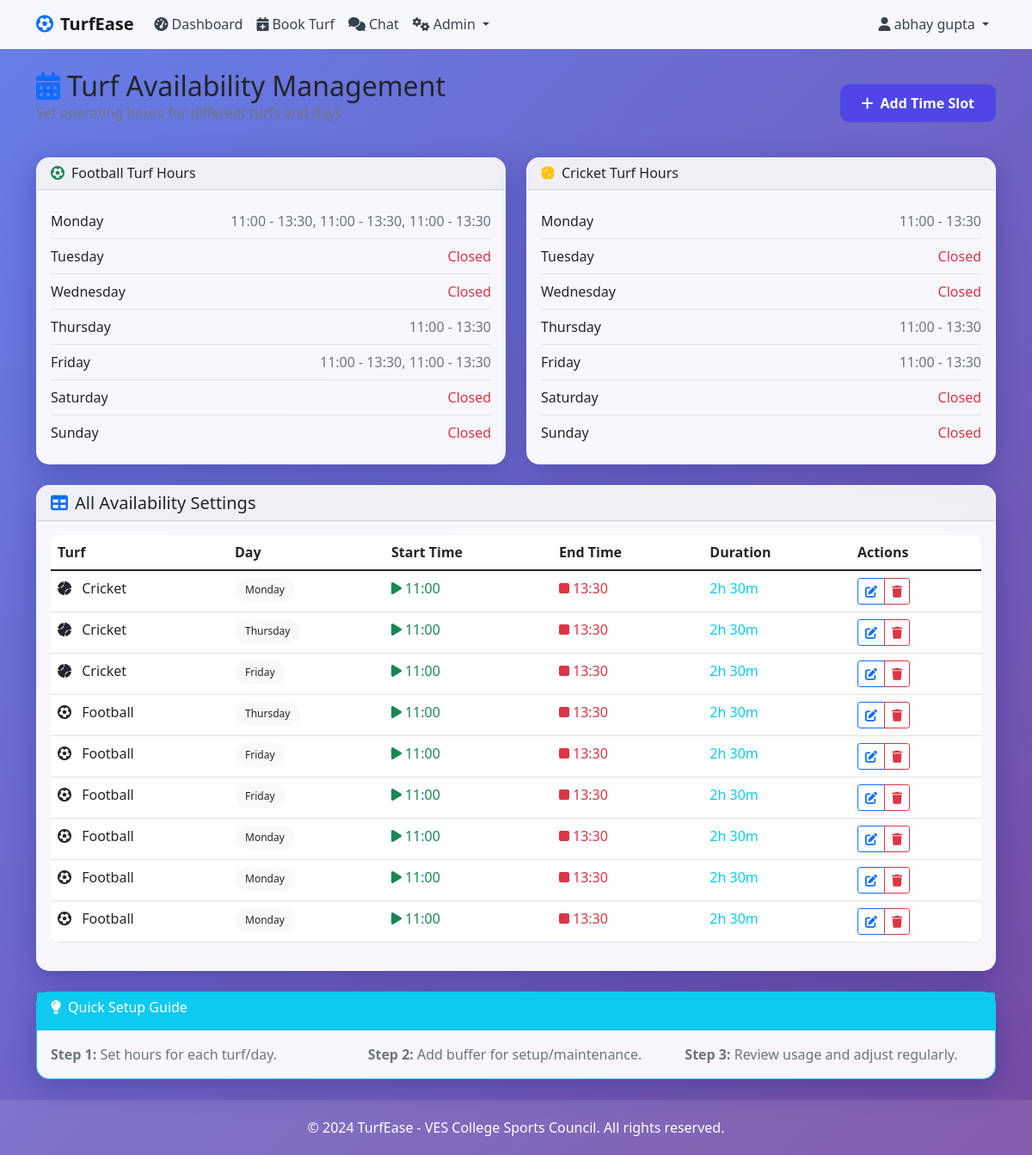
Screenshot of /admin/turf_availability (signed in) with the database file from the repository.
### tables this page shows
CREATE TABLE users (
        id INTEGER PRIMARY KEY AUTOINCREMENT,
        email TEXT UNIQUE NOT NULL,
        name TEXT NOT NULL,
        division TEXT,
        is_admin BOOLEAN DEFAULT 0,
        is_active BOOLEAN DEFAULT 0,
        password_hash TEXT,
        created_at TIMESTAMP DEFAULT CURRENT_TIMESTAMP
    , otp TEXT);

CREATE TABLE turf_availability (
            id INTEGER PRIMARY KEY AUTOINCREMENT,
            turf_side TEXT NOT NULL,
            day_of_week TEXT NOT NULL,  -- e.g., 'Monday'
            start_time TEXT NOT NULL,   -- e.g., '04:00'
            end_time TEXT NOT NULL      -- e.g., '22:00'
        );

### app.py (the view, shortened to what this page needs)
@app.route('/admin/turf_availability', methods=['GET', 'POST'])
@admin_required
def turf_availability():
    conn = get_db_connection()
    availabilities = conn.execute('SELECT * FROM turf_availability').fetchall()
    conn.close()
    return render_template('admin_turf_availability.html', availabilities=availabilities, turf_sides=TURF_SIDES)

### app.py (called while the page is built)
@login_manager.user_loader
def load_user(user_id):
    conn = sqlite3.connect(DATABASE)
    cursor = conn.cursor()
    cursor.execute('SELECT * FROM users WHERE id = ?', (user_id,))
    user_data = cursor.fetchone()
    conn.close()
    if user_data:
        return User(
            user_data[0],  # id
            user_data[1],  # email
            user_data[2],  # name
            user_data[3],  # division
            user_data[4],  # is_admin
            user_data[5],  # is_active (adjust index if needed)
        )
    return None

def admin_required(f):
    @wraps(f)
    def decorated_function(*args, **kwargs):
        if not current_user.is_authenticated or not current_user.is_admin:
            flash('Access denied. Admin privileges required.', 'error')
            return redirect(url_for('login'))
        return f(*args, **kwargs)
    return decorated_function

def get_db_connection():
    conn = sqlite3.connect(DATABASE)
    conn.row_factory = sqlite3.Row
    return conn

    @property
    def is_active(self):
        return bool(self._is_active_flag)  # Overriding default property safely

### templates/admin_turf_availability.html (shortened to what this page needs)
{% extends "base.html" %}
{% block content %}
<div class="row">
    <div class="col-12">
        <div class="d-flex justify-content-between align-items-center mb-4">
            <div>
                <h2 class="mb-0">
                    <i class="fas fa-calendar-alt text-primary me-2"></i>Turf Availability Management
                </h2>
                <p class="text-muted">Set operating hours for different turfs and days</p>
            </div>
            <button class="btn btn-primary" data-bs-toggle="modal" data-bs-target="#addAvailabilityModal">
                <i class="fas fa-plus me-2"></i>Add Time Slot
            </button>
        </div>
    </div>
</div>
<div class="row mb-4">
    <div class="col-md-6">
        <div class="card">
            <div class="card-header"><h6 class="mb-0"><i class="fas fa-futbol text-success me-2"></i>Football Turf Hours</h6></div>
            <div class="card-body">
                {% for day in ['Monday', 'Tuesday', 'Wednesday', 'Thursday', 'Friday', 'Saturday', 'Sunday'] %}
                <div class="d-flex justify-content-between align-items-center py-2 {% if not loop.last %}border-bottom{% endif %}">
                    <span class="fw-medium">{{ day }}</span>
                    <span class="text-muted">
                        {% set football_times = availabilities|selectattr("turf_side", "equalto", "Football")|selectattr("day_of_week", "equalto", day)|list %}
                        {% if football_times %}
                            {% for time in football_times %}
                                {{ time.start_time }} - {{ time.end_time }}{% if not loop.last %}, {% endif %}
                            {% endfor %}
                        {% else %}
                            <span class="text-danger">Closed</span>
                        {% endif %}
                    </span>
                </div>
                {% endfor %}
            </div>
        </div>
    </div>
    <div class="col-md-6">
        <div class="card">
            <div class="card-header"><h6 class="mb-0"><i class="fas fa-baseball-ball text-warning me-2"></i>Cricket Turf Hours</h6></div>
            <div class="card-body">
                {% for day in ['Monday', 'Tuesday', 'Wednesday', 'Thursday', 'Friday', 'Saturday', 'Sunday'] %}
                <div class="d-flex justify-content-between align-items-center py-2 {% if not loop.last %}border-bottom{% endif %}">
                    <span class="fw-medium">{{ day }}</span>
                    <span class="text-muted">
                        {% set cricket_times = availabilities|selectattr("turf_side", "equalto", "Cricket")|selectattr("day_of_week", "equalto", day)|list %}
                        {% if cricket_times %}
                            {% for time in cricket_times %}
                                {{ time.start_time }} - {{ time.end_time }}{% if not loop.last %}, {% endif %}
                            {% endfor %}
                        {% else %}
                            <span class="text-danger">Closed</span>
                        {% endif %}
                    </span>
                </div>
                {% endfor %}
            </div>
        </div>
    </div>
</div>
<div class="row">
    <div class="col-12">
        <div class="card">
            <div class="card-header">
                <h5 class="mb-0"><i class="fas fa-table text-primary me-2"></i>All Availability Settings</h5>
            </div>
            <div class="card-body">
                {% if availabilities %}
                <div class="table-responsive">
                    <table class="table table-hover">
                        <thead>
                            <tr>
                                <th>Turf</th>
                                <th>Day</th>
                                <th>Start Time</th>
                                <th>End Time</th>
                                <th>Duration</th>
                                <th>Actions</th>
                            </tr>
                        </thead>
                        <tbody>
                            {% for availability in availabilities %}
                            <tr>
                                <td>
                                    <i class="fas fa-{{ 'futbol' if availability.turf_side == 'Football' else 'baseball-ball' }} me-2"></i>
                                    {{ availability.turf_side }}
                                </td>
                                <td><span class="badge bg-light text-dark">{{ availability.day_of_week }}</span></td>
                                <td><span class="text-success"><i class="fas fa-play me-1"></i>{{ availability.start_time }}</span></td>
                                <td><span class="text-danger"><i class="fas fa-stop me-1"></i>{{ availability.end_time }}</span></td>
                                <td>
                                    {% set start = availability.start_time.split(':') %}
                                    {% set end = availability.end_time.split(':') %}
                                    {% set duration = (end[0]|int*60 + end[1]|int) - (start[0]|int*60 + start[1]|int) %}
                                    <span class="text-info">{{ (duration // 60) }}h {{ (duration % 60) }}m</span>
                                </td>
                                <td>
                                    <div class="btn-group">
                                        <button class="btn btn-sm btn-outline-primary" onclick="editAvailability({{ availability.id }}, '{{ availability.turf_side }}', '{{ availability.day_of_week }}', '{{ availability.start_time }}', '{{ availability.end_time }}')">
                                            <i class="fas fa-edit"></i>
                                        </button>
                                        <button class="btn btn-sm btn-outline-danger" onclick="deleteAvailability({{ availability.id }})">
                                            <i class="fas fa-trash"></i>
                                        </button>
                                    </div>
                                </td>
                            </tr>
                            {% endfor %}
                        </tbody>
                    </table>
                </div>
                {% endif %}
            </div>
        </div>
    </div>
</div>
<div class="row mt-4">
    <div class="col-12">
        <div class="card border-info">
            <div class="card-header bg-info text-white">
                <h6><i class="fas fa-lightbulb me-2"></i>Quick Setup Guide</h6>
            </div>
            <div class="card-body">
                <div class="row text-muted">
                    <div class="col-md-4"><strong>Step 1:</strong> Set hours for each turf/day.</div>
                    <div class="col-md-4"><strong>Step 2:</strong> Add buffer for setup/maintenance.</div>
                    <div class="col-md-4"><strong>Step 3:</strong> Review usage and adjust regularly.</div>
                </div>
            </div>
        </div>
    </div>
</div>
{% endblock %}

### templates/base.html (shortened to what this page needs)
<!DOCTYPE html>
<html lang="en">
<head>
    <link href="https://cdn.jsdelivr.net/npm/bootstrap@5.1.3/dist/css/bootstrap.min.css" rel="stylesheet">
    <link href="https://cdnjs.cloudflare.com/ajax/libs/font-awesome/6.0.0/css/all.min.css" rel="stylesheet">
</head>
<body>
    <nav class="navbar navbar-expand-lg navbar-light">
        <div class="container">
            <a class="navbar-brand fw-bold" href="{{ url_for('index') }}">
                <i class="fas fa-futbol text-primary me-2"></i>TurfEase
            </a>
            <div class="collapse navbar-collapse" id="navbarNav">
                <ul class="navbar-nav me-auto">
                    {% if current_user.is_authenticated %}
                    <li class="nav-item">
                        <a class="nav-link" href="{{ url_for('dashboard') }}">
                            <i class="fas fa-tachometer-alt me-1"></i>Dashboard
                        </a>
                    </li>
                    <li class="nav-item">
                        <a class="nav-link" href="{{ url_for('book_turf') }}">
                            <i class="fas fa-calendar-plus me-1"></i>Book Turf
                        </a>
                    </li>
                    <li class="nav-item">
                        <a class="nav-link" href="{{ url_for('chat') }}">
                            <i class="fas fa-comments me-1"></i>Chat
                        </a>
                    </li>
                    {% if current_user.is_admin %}
                    <li class="nav-item dropdown">
                        <a class="nav-link dropdown-toggle" href="#" role="button" data-bs-toggle="dropdown">
                            <i class="fas fa-cogs me-1"></i>Admin
                        </a>
                    </li>
                    {% endif %}
                    {% endif %}
                </ul>
                <ul class="navbar-nav">
                    {% if current_user.is_authenticated %}
                    <li class="nav-item dropdown">
                        <a class="nav-link dropdown-toggle" href="#" role="button" data-bs-toggle="dropdown">
                            <i class="fas fa-user me-1"></i>{{ current_user.name }}
                        </a>
                    </li>
                    {% endif %}
                </ul>
            </div>
        </div>
    </nav>
    <main class="container my-4">
        {% block content %}{% endblock %}
    </main>
    <footer class="footer mt-auto">
        <div class="container">
            <p class="mb-0">&copy; 2024 TurfEase - VES College Sports Council. All rights reserved.</p>
        </div>
    </footer>
</body>
</html>

### templates/base.html (style rules this page uses)
:root { --primary-color: #4f46e5; --secondary-color: #6366f1; --success-color: #10b981; --danger-color: #ef4444; --warning-color: #f59e0b; --info-color: #3b82f6; }
body { background: linear-gradient(135deg, #667eea 0%, #764ba2 100%); min-height: 100vh; font-family: 'Segoe UI', Tahoma, Geneva, Verdana, sans-serif; }
.navbar { background: rgba(255, 255, 255, 0.95) !important; backdrop-filter: blur(10px); border-bottom: 1px solid rgba(255, 255, 255, 0.2); z-index: 1080 !important; position: relative; }
.card { background: rgba(255, 255, 255, 0.95); border: none; border-radius: 15px; box-shadow: 0 8px 32px rgba(31, 38, 135, 0.37); backdrop-filter: blur(4px); border: 1px solid rgba(255, 255, 255, 0.18); }
.btn-primary { background: var(--primary-color); border: none; border-radius: 10px; padding: 10px 25px; font-weight: 600; transition: all 0.3s ease; }
.table { background: white; border-radius: 10px; overflow: hidden; }
.badge { padding: 8px 12px; border-radius: 20px; font-weight: 500; }
.nav-link { color: #374151 !important; font-weight: 500; transition: color 0.3s ease; }
.footer { background: rgba(255, 255, 255, 0.1); color: white; text-align: center; padding: 20px 0; margin-top: 50px; }

### rows the page displays
users: name "abhay gupta"
turf_availability: start_time "11:00", end_time "13:30", turf_side "Football", day_of_week "Monday", value "2", value "30"
turf_availability: start_time "11:00", end_time "13:30", turf_side "Football", day_of_week "Monday", value "2", value "30"
turf_availability: start_time "11:00", end_time "13:30", turf_side "Football", day_of_week "Monday", value "2", value "30"
turf_availability: start_time "11:00", end_time "13:30", turf_side "Football", day_of_week "Thursday", value "2", value "30"
turf_availability: start_time "11:00", end_time "13:30", turf_side "Football", day_of_week "Friday", value "2", value "30"
turf_availability: start_time "11:00", end_time "13:30", turf_side "Football", day_of_week "Friday", value "2", value "30"
turf_availability: start_time "11:00", end_time "13:30", turf_side "Cricket", day_of_week "Monday", value "2", value "30"
turf_availability: start_time "11:00", end_time "13:30", turf_side "Cricket", day_of_week "Thursday", value "2", value "30"
turf_availability: start_time "11:00", end_time "13:30", turf_side "Cricket", day_of_week "Friday", value "2", value "30"

### other values shown
{{ day }} "Monday" "Tuesday" "Wednesday" "Thursday" "Friday" "Saturday" "Sunday"
